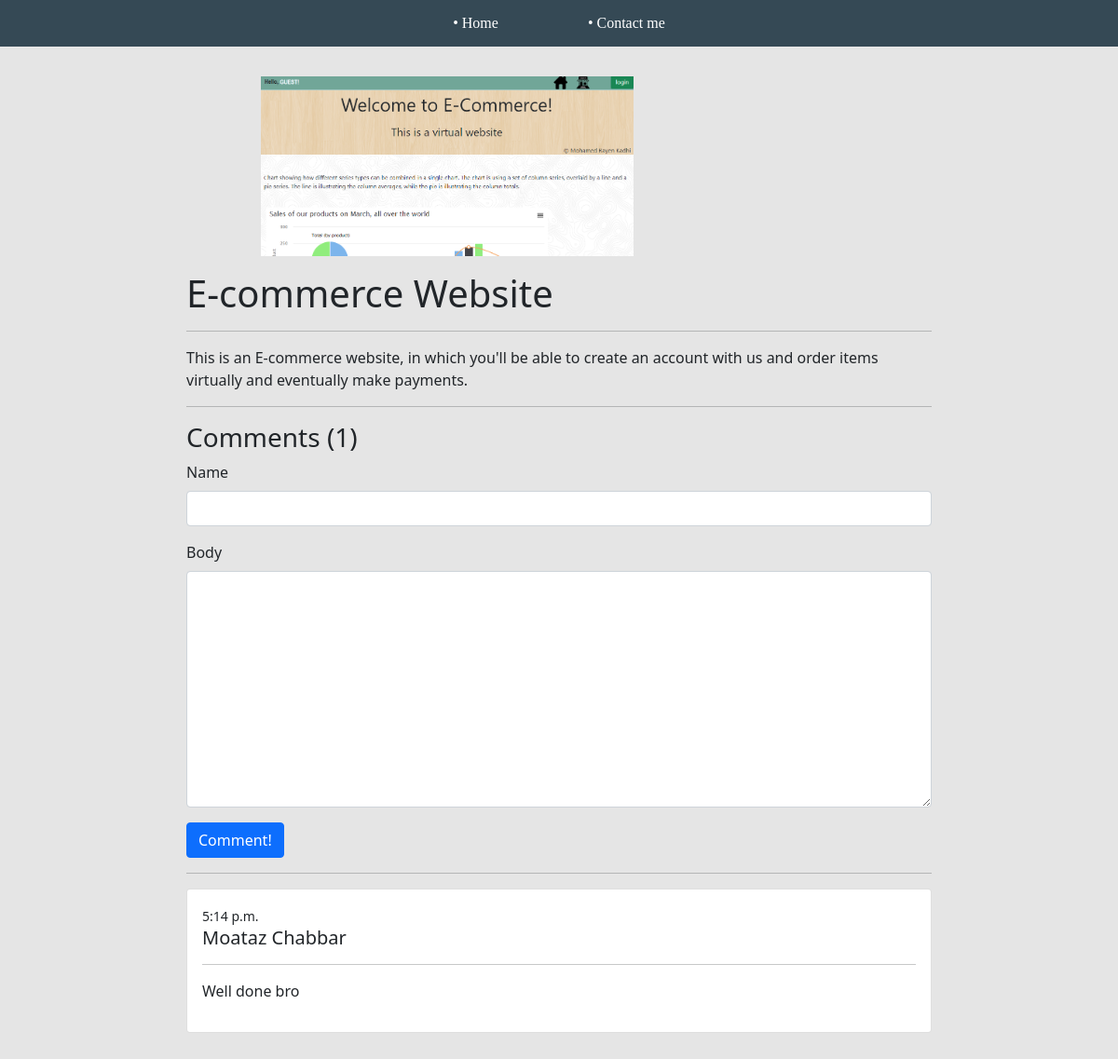
Page /project1/54332c31-2a26-4f35-aba7-811280637cc5/ on the committed database.
### base/models.py (models this page shows, shortened)
class ProjectLanguage(models.Model):
    title = models.CharField(max_length=200)
    thumbnail = models.ImageField(null=True)
    body = RichTextUploadingField()
    slug = models.SlugField(null=True, blank=True)
    created = models.TimeField(auto_now_add=True)
    id = models.UUIDField(default=uuid.uuid4, unique=True, primary_key=True, editable=False)

class Comment1(models.Model):
    project = models.ForeignKey(ProjectLanguage, on_delete=models.CASCADE)
    name = models.CharField(max_length=200)
    body = models.TextField(null=True, blank=True)
    created = models.TimeField(auto_now_add=True, null=True)

### base/views.py (the view, shortened to what this page needs)
# urls.py: path('project1/<str:pk>/', views.projectPage1, name='project1'),
def projectPage1(request, pk):
    project1 = ProjectLanguage.objects.get(id=pk)
    counts = project1.comment1_set.count()
    comments = project1.comment1_set.all().order_by('-created')
    form = CommentForm()
    context = {'project1': project1, 'counts': counts, 'comments': comments, 'form': form}
    return render(request, 'base/project1.html', context)

### base/form.py
class CommentForm(ModelForm):
    class Meta:
        model = Comment
        fields="__all__"
        exclude=['project', 'created']
    def __init__(self, *args, **kwargs):
        super(CommentForm, self).__init__(*args, **kwargs)
        self.fields['name'].widget.attrs.update(
            {'class': 'form-control'})
        self.fields['body'].widget.attrs.update(
            {'class': 'form-control'})

### base/templates/base/project1.html (shortened to what this page needs)
{% extends 'base/main.html' %}
{% load static %}
{% block content %}
<div class="container">
    <div class="project-container">
        <img class="project--image" src="{{project1.thumbnail.url}}">
        <h1>{{project1.title}}</h1>
        <hr>
        <p>{{project1.body|safe}}</p>
        <hr>
       <div class="comments-container">
            <h3>Comments ({{counts}})</h3>
            <form method="post">
                {% for field in form %}
                <div class="mb-3">
                    <label for="exampleInputPassword1" class="form-label">{{field.label}}</label>
                    {{field}}
                </div>
                {% endfor %}
                <input class="btn btn-primary" type="submit" value="Comment!">
            </form>
            <hr>
            {% for comment in comments %}
            <div class="card my-3">
                <div class="card-body">
                    <small>{{comment.created}}</small>
                    <h5>{{comment.name}}</h5>
                    <hr>
                    <p class=" my-3">{{comment.body}}</p>
                </div>
            </div>
            {% endfor %}
        </div>
    </div>
</div>
{% endblock content %}

### static/styles/main.css (style rules this page uses)
body { background-color: #E5E5E5; }
.project--image { max-width: 50%; max-height: 50%; margin-bottom: 1em; margin-left: 5em; }
.container { padding:0 0em; max-height:100%; max-width:100%; }

### base/templates/base/project1.html (style rules this page uses)
.project-container { max-width: 800px; margin: 0 auto; margin-top: 2em; margin-bottom: 2em; }

### rows in the picture
ProjectLanguage: thumbnail (picture), title "E-commerce Website", body "This is an E-commerce website, in which you'll be able to create an account with us and order items virtually and eventually make payments."
Comment1: created "5:14 p.m.", name "Moataz Chabbar", body "Well done bro"

### other values in the picture
{{ counts }} "1"
{{ field.label }} "Name" "Body"
